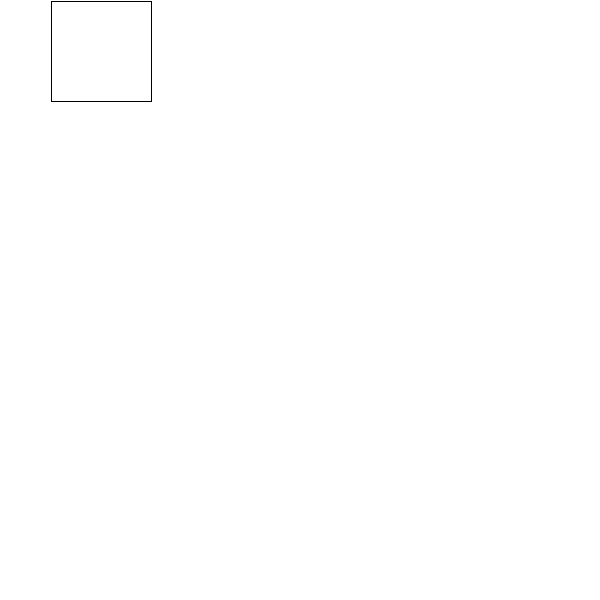
Frame 1 (no input)
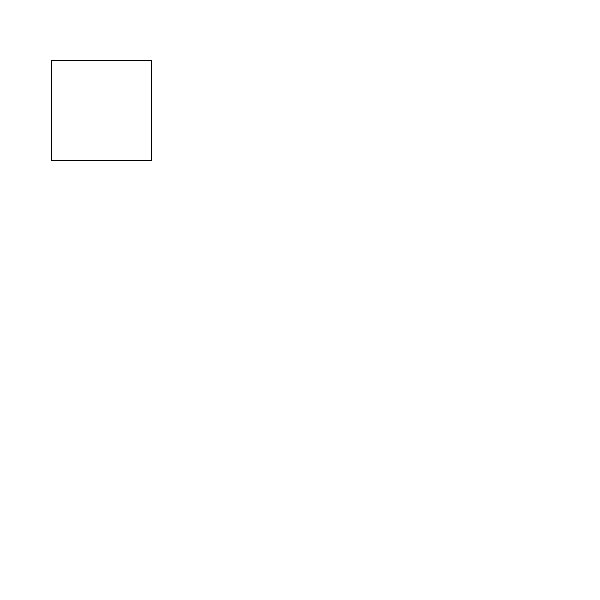
Frame 60 (the mouse pressed at the canvas centre just before this capture)
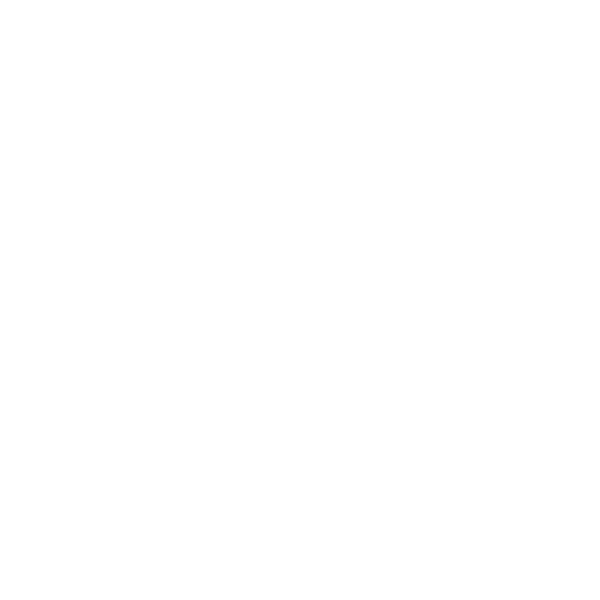
Frame 120 (the mouse held since frame 60 and released just before this capture)

The Processing sketch that drew these frames (run headless with seeded random() and noise(); from frame 60 on, the mouse is pressed at the canvas centre):

// Processing sketch: sketch_170130b
// ── sketch_170130b.pde
int xposition; //declaring a memory
int speed;
int anotherXposition;

int control;

void setup() {
  xposition = 50;
  anotherXposition = 50;
  speed = 2;
  size(600, 600);
  
  
}


void draw() {
  background(255); //fill the canvas
  xposition++;
  speed++;
  anotherXposition = speed*2;
  control = xposition - mouseY++;
  
  //rect(xposition, 50, 100, 100);
  //rect(mouseX, mouseY, 100, 20);
  //rect(xposition, mouseY, 100, 20);
  //rect(anotherXposition, 200, 100, 100); 
  
  rect(control, mouseY, 100, 100);
  
  
  
}
